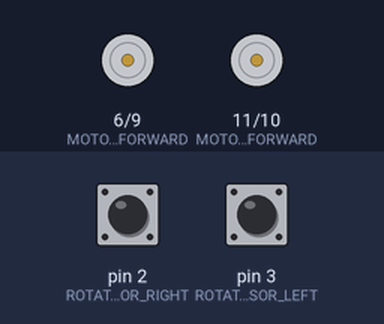
The sketch below on a simulated Arduino Uno, built with avr-gcc and run on an emulated ATmega328P. On the bench: motor-driver pin pairs drawn as motors (green arrow = first pin HIGH = forward, orange = second pin HIGH = backward, longer = more drive). Inputs (shaded band) come from the test bench; at power-on: pin 2 (ROTATION_SENSOR_RIGHT) HIGH, pin 3 (ROTATION_SENSOR_LEFT) HIGH.

Above: at 0.1 s.
At 3.2 s:
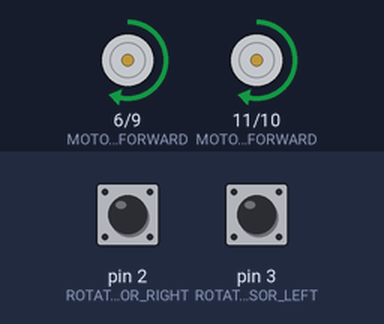
3.3 s: pin 2 (ROTATION_SENSOR_RIGHT) pulsed LOW 2 times (0.12 s each, 0.3 s apart)
6.3 s: pin 3 (ROTATION_SENSOR_LEFT) pulsed LOW 5 times (0.12 s each, 0.3 s apart)
At 9.8 s:
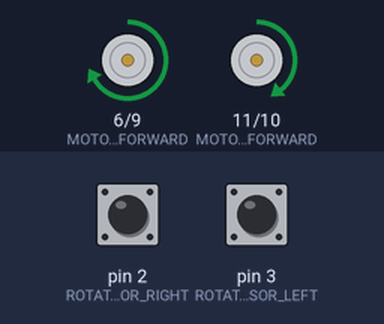
Timing chart, 0 to 11.3 s (numbered marks = the images above; inputs shaded):
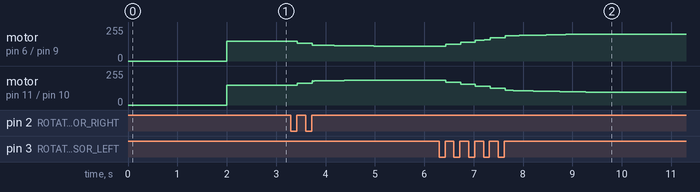

The sketch:

Basic_moves__functions_.ino
```cpp
// ===== MOTOR CONTROL PINS =====
const int MOTOR_LEFT_FORWARD = 11;
const int MOTOR_LEFT_BACK = 10;
const int MOTOR_RIGHT_BACK = 9;
const int MOTOR_RIGHT_FORWARD = 6;

const int ROTATION_SENSOR_LEFT = 3;
const int ROTATION_SENSOR_RIGHT = 2;

// ===== WHEEL CONSTANTS =====
const float WHEEL_DIAMETER = 65.0;
const int PULSES_PER_ROTATION = 20;

const float ROBOT_WIDTH = 1000.0;

// ===== ROTATION COUNTERS =====
volatile long rotationCounterLeft = 0;
volatile long rotationCounterRight = 0;

// tracks accumulated error over time
float errorIntegral = 0;

void setup() {
  pinMode(MOTOR_LEFT_FORWARD, OUTPUT);
  pinMode(MOTOR_LEFT_BACK, OUTPUT);
  pinMode(MOTOR_RIGHT_FORWARD, OUTPUT);
  pinMode(MOTOR_RIGHT_BACK, OUTPUT);

  // configure rotation counters as inputs
  pinMode(ROTATION_SENSOR_LEFT, INPUT_PULLUP);  // Left on pin 3
  pinMode(ROTATION_SENSOR_RIGHT, INPUT_PULLUP);  // Right on pin 2

  // RISING = trigger when signal goes from LOW to HIGH
  // runs countLeft() every time the left wheel rotates
  attachInterrupt(digitalPinToInterrupt(3), countLeft, RISING);
  attachInterrupt(digitalPinToInterrupt(2), countRight, RISING);

  delay(2000);
}

void loop() {
  int baseSpeed = 150;

  driveDistance(1000, baseSpeed); // forward 1m
  delay(1000);

  driveDistance(-1000, baseSpeed); // backward 1m
  delay(1000);

  baseSpeed = 200;
  turn90(true, baseSpeed); // left 90
  delay(1000);

  turn90(false, baseSpeed); // right 90

  while (true);
}


void turn90(bool turnLeft, int baseSpeed) {

  rotationCounterLeft = 0;
  rotationCounterRight = 0;

  // full circle = 2piR
  float arcLength = (PI * ROBOT_WIDTH) / 16.0;  // 90 degrees
  float wheelCircumference = PI * WHEEL_DIAMETER;

  int targetPulses = (arcLength / wheelCircumference) * PULSES_PER_ROTATION;

  while (true) {

    if (turnLeft) {
      if (rotationCounterRight >= targetPulses) break;

      // left wheel stopped
      analogWrite(MOTOR_LEFT_FORWARD, 0);
      analogWrite(MOTOR_LEFT_BACK, 0);

      // right wheel forward
      analogWrite(MOTOR_RIGHT_FORWARD, baseSpeed);
      analogWrite(MOTOR_RIGHT_BACK, 0);
    }
    else {
      if (rotationCounterLeft >= targetPulses) break;

      // right wheel stopped
      analogWrite(MOTOR_RIGHT_FORWARD, 0);
      analogWrite(MOTOR_RIGHT_BACK, 0);

      // left wheel forward
      analogWrite(MOTOR_LEFT_FORWARD, baseSpeed);
      analogWrite(MOTOR_LEFT_BACK, 0);
    }
  }

  stopMotors();
  delay(500);
}


void driveDistance(float millimeters, int baseSpeed) {

  rotationCounterLeft = 0;
  rotationCounterRight = 0;
  errorIntegral = 0;

  float wheelCircumference = PI * WHEEL_DIAMETER;

  float rotationsNeeded = millimeters / wheelCircumference;

  int targetPulses = abs(rotationsNeeded * PULSES_PER_ROTATION);

  bool forward = (millimeters >= 0);

  while ((abs(rotationCounterLeft) + abs(rotationCounterRight)) / 2 < targetPulses) {
    balanceMotors(baseSpeed, forward);
    delay(10);
  }

  stopMotors();
}

// ===== AUTOMATIC MOTOR BALANCING FUNCTION =====
void balanceMotors(int baseSpeed, bool forward) {

  // PROPORTIONAL_GAIN - How aggressively to correct current errors (higher = more responsive)
  // INTEGRAL_GAIN - How much to "remember" past errors and eliminate drift
  // DERIVATIVE_GAIN - How much to resist sudden changes (prevents overshooting)
  const float PROPORTIONAL_GAIN = 15;
  const float INTEGRAL_GAIN = 0.05;
  const float DERIVATIVE_GAIN = 0.3;

  const float MAX_INTEGRAL = 150.0;

  static int lastDifference = 0;

  // check the differences in rotation count
  int difference = rotationCounterLeft - rotationCounterRight;

  // update integral with anti-windup
  errorIntegral += difference;
  errorIntegral = constrain(errorIntegral, -MAX_INTEGRAL, MAX_INTEGRAL);

  // calculate derivative (rate of change of error)
  int derivative = difference - lastDifference;
  lastDifference = difference;

  float correction = (PROPORTIONAL_GAIN * difference) + (INTEGRAL_GAIN * errorIntegral) + (DERIVATIVE_GAIN * derivative);

  // if left is ahead, slow it down and speed up right
  int speedLeft = baseSpeed - correction;
  int speedRight = baseSpeed + correction;

  // keep speed within valid range
  speedLeft = constrain(speedLeft, 0, 255);
  speedRight = constrain(speedRight, 0, 255);

  // send speed commands to motors
  if (forward) {
    analogWrite(MOTOR_LEFT_FORWARD, speedLeft);
    analogWrite(MOTOR_LEFT_BACK, 0);
    analogWrite(MOTOR_RIGHT_FORWARD, speedRight);
    analogWrite(MOTOR_RIGHT_BACK, 0);
  } else {
    analogWrite(MOTOR_LEFT_FORWARD, 0);
    analogWrite(MOTOR_LEFT_BACK, speedLeft);
    analogWrite(MOTOR_RIGHT_FORWARD, 0);
    analogWrite(MOTOR_RIGHT_BACK, speedRight);
  }

  delay(10);
}

// ===== HELPER FUNCTIONS =====
// These run automatically when encoders detect wheel rotation

void countLeft() {
  rotationCounterLeft++;
}

void countRight() {
  rotationCounterRight++;
}

void stopMotors() {
  analogWrite(MOTOR_LEFT_FORWARD, 0);
  analogWrite(MOTOR_LEFT_BACK, 0);
  analogWrite(MOTOR_RIGHT_FORWARD, 0);
  analogWrite(MOTOR_RIGHT_BACK, 0);
}
```

Measured:
- after the input at 6.3 s, motor on pin 6 (MOTOR_RIGHT_FORWARD) / pin 9 (MOTOR_RIGHT_BACK): moves from forward 112/255 to forward 202/255 over 2.8 s, starting after 0.13 s; motor on pin 11 (MOTOR_LEFT_FORWARD) / pin 10 (MOTOR_LEFT_BACK): moves from forward 187/255 to forward 97/255 over 2.8 s, starting after 0.13 s
